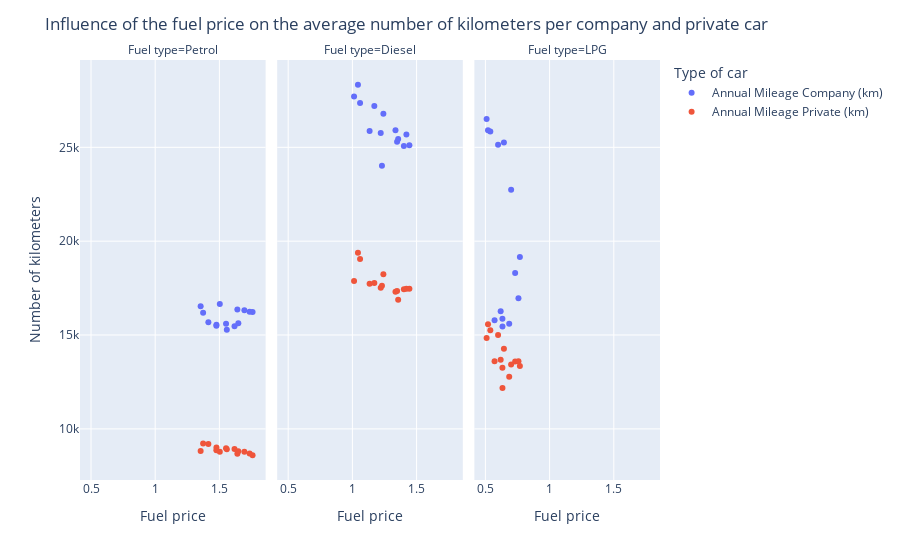

The notebook cell this image was saved under:
### Markdown cell above
For the third subquestion, the difference between property type of the car is being researched. To answer this subquestion, a scatterplot is again created for the different fuel types, but this scatterplot does include the property situations. The different property situations are decleared by the different colors. 

As can be concluded from the graphs, company cars have a much bigger share in the number of kilometers than the private cars. Furthermore, it can be concluded that there is a very small linear relationship between the price of petrol and the annual mileage of a private car, a linear relationship between the price of diesel and the annual mileage of a private or company car and a linear relationship between the price of LPG and the annual mileage of a private car. For the linear relations, it holds that an increase in the fuel price leads to a decrease in the average number of kilometers driven with a private or company car. However, the relations between the price of petrol and lpg and the annual mileage of a company car are not linear. This means that an increase in the price does not necessarily lead to a decrease in the number of kilometers driven. For both fuel types, it is visible that with a price fluctuation, the average number of kilometers driven with a company car both grows and declines.

### Code cell
# In these code lines, a distinction is made between private (red) and company (blue).
labels= ['Annual Mileage Company (km)', 'Annual Mileage Private (km)']
fig3 = px.scatter(traffic_data, x='Fuel price', y= labels, facet_col='Fuel type')

# These lines of code are used to transform the layout of the scatterplot
fig3.update_layout(
    title="Influence of the fuel price on the average number of kilometers per company and private car",
    xaxis_title="Fuel price",
    yaxis_title="Number of kilometers",
    legend_title="Type of car",
)

fig3.show()

### Figure 1 — Plotly figure (JSON) as saved in the notebook; plotly's stock layout.template omitted (floating-point values rounded to 4 significant figures)
{"data": [{"hovertemplate": "variable=Annual Mileage Company (km)<br>Fuel type=Petrol<br>Fuel price=%{x}<br>value=%{y}<extra></extra>", "legendgroup": "Annual Mileage Company (km)", "marker": {"color": "#636efa", "symbol": "circle"}, "mode": "markers", "name": "Annual Mileage Company (km)", "orientation": "v", "showlegend": true, "type": "scatter", "x": [1.373, 1.414, 1.476, 1.354, 1.503, 1.64, 1.758, 1.736, 1.695, 1.558, 1.477, 1.552, 1.618, 1.647, 1.373, 1.414, 1.476, 1.354, 1.503, 1.64, 1.758, 1.736, 1.695, 1.558, 1.477, 1.552, 1.618, 1.647, 1.373, 1.414, 1.476, 1.354, 1.503, 1.64, 1.758, 1.736, 1.695, 1.558, 1.477, 1.552, 1.618, 1.647], "xaxis": "x", "y": [null, null, null, null, null, null, null, null, null, null, null, null, null, null, null, null, null, null, null, null, null, null, null, null, null, null, null, null, 16190, 15686, 15493, 16534, 16650, 16361, 16233, 16241, 16314, 15282, 15541, 15606, 15465, 15634], "yaxis": "y"}, {"hovertemplate": "variable=Annual Mileage Company (km)<br>Fuel type=Diesel<br>Fuel price=%{x}<br>value=%{y}<extra></extra>", "legendgroup": "Annual Mileage Company (km)", "marker": {"color": "#636efa", "symbol": "circle"}, "mode": "markers", "name": "Annual Mileage Company (km)", "orientation": "v", "showlegend": false, "type": "scatter", "x": [1.043, 1.06, 1.241, 1.013, 1.171, 1.348, 1.444, 1.421, 1.401, 1.23, 1.134, 1.221, 1.335, 1.356, 1.043, 1.06, 1.241, 1.013, 1.171, 1.348, 1.444, 1.421, 1.401, 1.23, 1.134, 1.221, 1.335, 1.356, 1.043, 1.06, 1.241, 1.013, 1.171, 1.348, 1.444, 1.421, 1.401, 1.23, 1.134, 1.221, 1.335, 1.356], "xaxis": "x2", "y": [null, null, null, null, null, null, null, null, null, null, null, null, null, null, null, null, null, null, null, null, null, null, null, null, null, null, null, null, 28334, 27363, 26788, 27714, 27202, 25300, 25108, 25678, 25069, 24020, 25864, 25760, 25908, 25446], "yaxis": "y2"}, {"hovertemplate": "variable=Annual Mileage Company (km)<br>Fuel type=LPG<br>Fuel price=%{x}<br>value=%{y}<extra></extra>", "legendgroup": "Annual Mileage Company (km)", "marker": {"color": "#636efa", "symbol": "circle"}, "mode": "markers", "name": "Annual Mileage Company (km)", "orientation": "v", "showlegend": false, "type": "scatter", "x": [0.5205, 0.5383, 0.5988, 0.5095, 0.6443, 0.7004, 0.7686, 0.7317, 0.7574, 0.619, 0.5713, 0.6326, 0.6854, 0.633, 0.5205, 0.5383, 0.5988, 0.5095, 0.6443, 0.7004, 0.7686, 0.7317, 0.7574, 0.619, 0.5713, 0.6326, 0.6854, 0.633, 0.5205, 0.5383, 0.5988, 0.5095, 0.6443, 0.7004, 0.7686, 0.7317, 0.7574, 0.619, 0.5713, 0.6326, 0.6854, 0.633], "xaxis": "x3", "y": [null, null, null, null, null, null, null, null, null, null, null, null, null, null, null, null, null, null, null, null, null, null, null, null, null, null, null, null, 25913, 25847, 25141, 26511, 25253, 22739, 19152, 18303, 16961, 16271, 15788, 15863, 15604, 15455], "yaxis": "y3"}, {"hovertemplate": "variable=Annual Mileage Private (km)<br>Fuel type=Petrol<br>Fuel price=%{x}<br>value=%{y}<extra></extra>", "legendgroup": "Annual Mileage Private (km)", "marker": {"color": "#EF553B", "symbol": "circle"}, "mode": "markers", "name": "Annual Mileage Private (km)", "orientation": "v", "showlegend": true, "type": "scatter", "x": [1.373, 1.414, 1.476, 1.354, 1.503, 1.64, 1.758, 1.736, 1.695, 1.558, 1.477, 1.552, 1.618, 1.647, 1.373, 1.414, 1.476, 1.354, 1.503, 1.64, 1.758, 1.736, 1.695, 1.558, 1.477, 1.552, 1.618, 1.647, 1.373, 1.414, 1.476, 1.354, 1.503, 1.64, 1.758, 1.736, 1.695, 1.558, 1.477, 1.552, 1.618, 1.647], "xaxis": "x", "y": [null, null, null, null, null, null, null, null, null, null, null, null, null, null, 9217, 9191, 8859, 8817, 8786, 8679, 8595, 8682, 8783, 8909, 9005, 8965, 8930, 8810, null, null, null, null, null, null, null, null, null, null, null, null, null, null], "yaxis": "y"}, {"hovertemplate": "variable=Annual Mileage Private (km)<br>Fuel type=Diesel<br>Fuel price=%{x}<br>value=%{y}<extra></extra>", "legendgroup": "Annual Mileage Private (km)", "marker": {"color": "#EF553B", "symbol": "circle"}, "mode": "markers", "name": "Annual Mileage Private (km)", "orientation": "v", "showlegend": false, "type": "scatter", "x": [1.043, 1.06, 1.241, 1.013, 1.171, 1.348, 1.444, 1.421, 1.401, 1.23, 1.134, 1.221, 1.335, 1.356, 1.043, 1.06, 1.241, 1.013, 1.171, 1.348, 1.444, 1.421, 1.401, 1.23, 1.134, 1.221, 1.335, 1.356, 1.043, 1.06, 1.241, 1.013, 1.171, 1.348, 1.444, 1.421, 1.401, 1.23, 1.134, 1.221, 1.335, 1.356], "xaxis": "x2", "y": [null, null, null, null, null, null, null, null, null, null, null, null, null, null, 19387, 19046, 18242, 17879, 17768, 17347, 17467, 17463, 17438, 17620, 17728, 17524, 17310, 16878, null, null, null, null, null, null, null, null, null, null, null, null, null, null], "yaxis": "y2"}, {"hovertemplate": "variable=Annual Mileage Private (km)<br>Fuel type=LPG<br>Fuel price=%{x}<br>value=%{y}<extra></extra>", "legendgroup": "Annual Mileage Private (km)", "marker": {"color": "#EF553B", "symbol": "circle"}, "mode": "markers", "name": "Annual Mileage Private (km)", "orientation": "v", "showlegend": false, "type": "scatter", "x": [0.5205, 0.5383, 0.5988, 0.5095, 0.6443, 0.7004, 0.7686, 0.7317, 0.7574, 0.619, 0.5713, 0.6326, 0.6854, 0.633, 0.5205, 0.5383, 0.5988, 0.5095, 0.6443, 0.7004, 0.7686, 0.7317, 0.7574, 0.619, 0.5713, 0.6326, 0.6854, 0.633, 0.5205, 0.5383, 0.5988, 0.5095, 0.6443, 0.7004, 0.7686, 0.7317, 0.7574, 0.619, 0.5713, 0.6326, 0.6854, 0.633], "xaxis": "x3", "y": [null, null, null, null, null, null, null, null, null, null, null, null, null, null, 15578, 15258, 15008, 14837, 14275, 13434, 13355, 13587, 13602, 13686, 13602, 13262, 12780, 12174, null, null, null, null, null, null, null, null, null, null, null, null, null, null], "yaxis": "y3"}], "layout": {"annotations": [{"font": {}, "showarrow": false, "text": "Fuel type=Petrol", "x": 0.16, "xanchor": "center", "xref": "paper", "y": 1, "yanchor": "bottom", "yref": "paper"}, {"font": {}, "showarrow": false, "text": "Fuel type=Diesel", "x": 0.5, "xanchor": "center", "xref": "paper", "y": 1, "yanchor": "bottom", "yref": "paper"}, {"font": {}, "showarrow": false, "text": "Fuel type=LPG", "x": 0.84, "xanchor": "center", "xref": "paper", "y": 1, "yanchor": "bottom", "yref": "paper"}], "legend": {"title": {"text": "Type of car"}, "tracegroupgap": 0}, "margin": {"t": 60}, "title": {"text": "Influence of the fuel price on the average number of kilometers per company and private car"}, "xaxis": {"anchor": "y", "domain": [0, 0.32], "title": {"text": "Fuel price"}}, "xaxis2": {"anchor": "y2", "domain": [0.34, 0.66], "matches": "x", "title": {"text": "Fuel price"}}, "xaxis3": {"anchor": "y3", "domain": [0.68, 1.0], "matches": "x", "title": {"text": "Fuel price"}}, "yaxis": {"anchor": "x", "domain": [0, 1], "title": {"text": "Number of kilometers"}}, "yaxis2": {"anchor": "x2", "domain": [0, 1], "matches": "y", "showticklabels": false}, "yaxis3": {"anchor": "x3", "domain": [0, 1], "matches": "y", "showticklabels": false}}}
